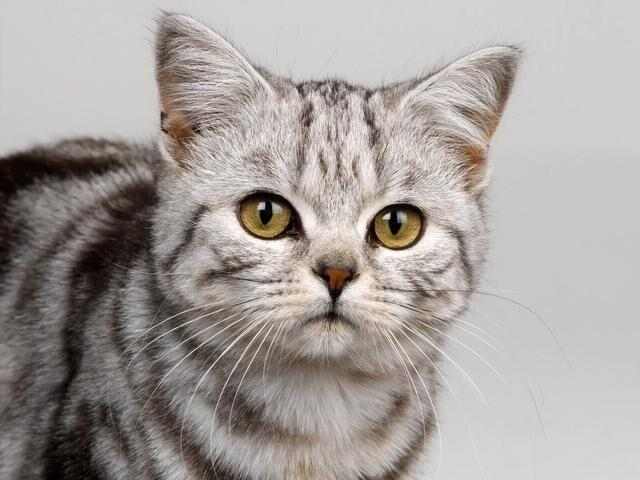
#> input picture cat.jpeg, 640 x 480 px
$ jupyter execute '03.图像的算数运算和位运算.ipynb'
#> lines starting #> are read from the running program, lines starting #| are printed output that depends on the picture; long printed decimals are rounded
[cell 1]
import cv2
import numpy as np

### 图片加法

[cell 2]
cat = cv2.imread('cat.jpeg')
#> cat is the input picture: shape (480, 640, 3); mean B, G, R 156.1, 159.8, 165.8
dog = cv2.imread('dog.png')
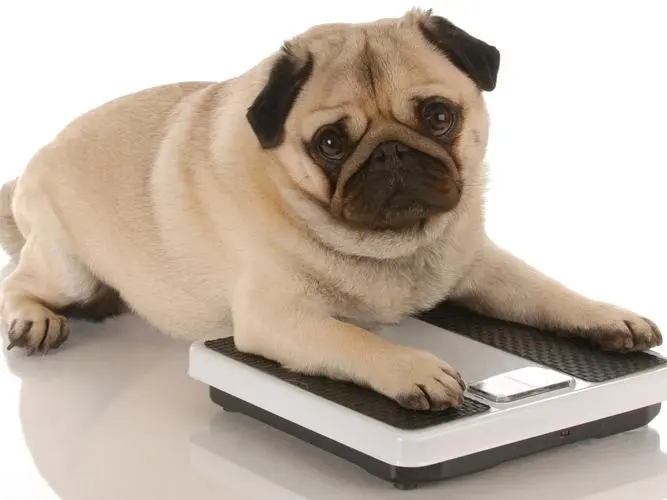
#> input picture dog.png, 667 x 500 px
#> dog is the input picture: shape (500, 667, 3); mean B, G, R 164.5, 177.4, 190.7

print(cat.shape, dog.shape)
#| (480, 640, 3) (500, 667, 3)

[cell 3]
# 从狗里面切出猫的大小
dog = dog[0:480,0:640,:]
#> dog: shape (480, 640, 3)
cv2.imshow('dog', dog)
cv2.waitKey(0)
cv2.destroyAllWindows()

[cell 4]
cat_and_dog = cv2.add(cat, dog)
# add: 按位置相加，超过255就取255
cv2.imshow('cat_and_dog', cat_and_dog)
cv2.waitKey(0)
cv2.destroyAllWindows()

[cell 5]
# 图片可以对单个数字运算,超出255会被截断，取余%255（减去255）
dog += 100
cv2.imshow('dog', dog)
cv2.waitKey(0)
cv2.destroyAllWindows()

### 减法
剪完后小于0，置于0

[cell 6]
new_img = cv2.subtract(cat, dog)
cv2.imshow('subtract', new_img)
cv2.waitKey(0)
cv2.destroyAllWindows()

### 乘法除法

[cell 7]
new_img = cv2.multiply(cat, dog)
cv2.imshow('multiply', new_img)
cv2.waitKey(0)
cv2.destroyAllWindows()

new_img = cv2.divide(cat, dog)
cv2.imshow('divide', new_img)
cv2.waitKey(0)
cv2.destroyAllWindows()

### 图像的融合
不是简单的加法，而是线性的运算

+ cv2.addWeighted(src, alpha, sr2, beta, gamma)

new_img = img1 * w1 + img2 * w2 + bias

[cell 8]
cat = cv2.imread('cat.jpeg')
dog = cv2.imread('dog.png')
dog = dog[0:480,0:640,:]
new_img = cv2.addWeighted(cat,0.3, dog,0.7, 10)
cv2.imshow('addWeighted', new_img)
cv2.waitKey(0)
cv2.destroyAllWindows()

### 逻辑运算（与、非、异或、或）
对应位置运算

[cell 9]
cat = cv2.imread('cat.jpeg')
dog = cv2.imread('dog.png')
dog = dog[0:480,0:640,:]

# 变成二进制再运算
print(204 & 213, 204 ^ 213)
print('注意：在opencv中，0取反是255，与python中不同', ~255)

# 非操作：相当于 255 - image
cat_not = cv2.bitwise_not(cat)
cv2.imshow('cat_not and cat', np.hstack((cat_not, cat)))
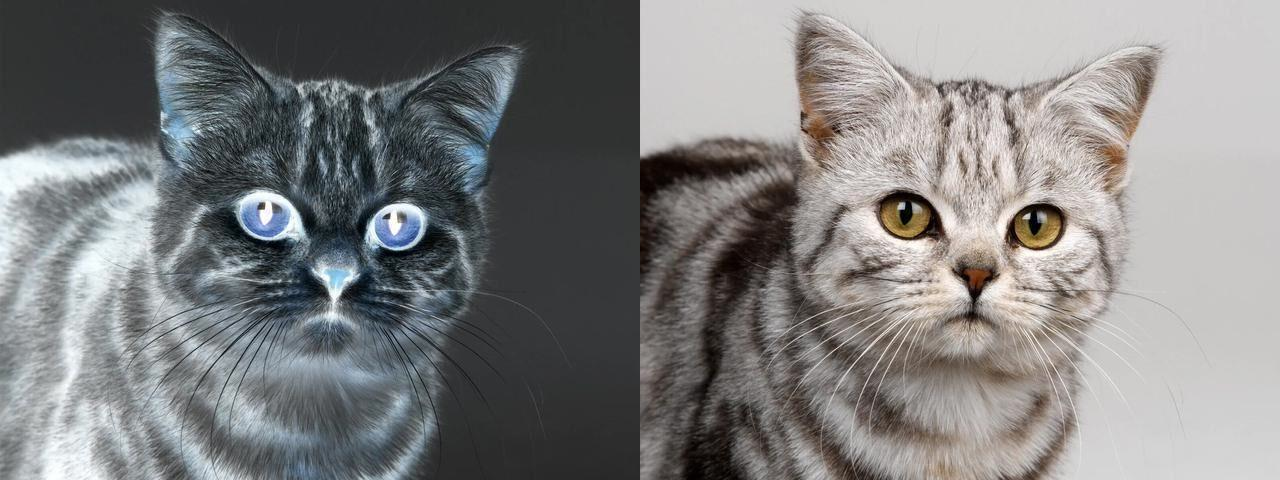
#> window 'cat_not and cat': shape (480, 1280, 3); mean B, G, R 127.5, 127.5, 127.5
cv2.waitKey(0)
cv2.destroyAllWindows()

# 与操作：比较黑的留下来了
cat_and_dog = cv2.bitwise_and(cat, dog)
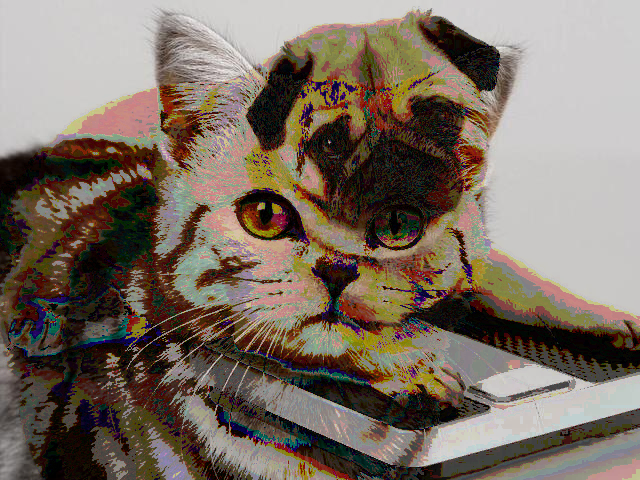
#> cat_and_dog: shape (480, 640, 3); mean B, G, R 99.5, 111.3, 124
cv2.imshow('cat_and_dog', cat_and_dog)
cv2.waitKey(0)
cv2.destroyAllWindows()

# 异或操作，
cat_xor_dog = cv2.bitwise_xor(cat, dog)
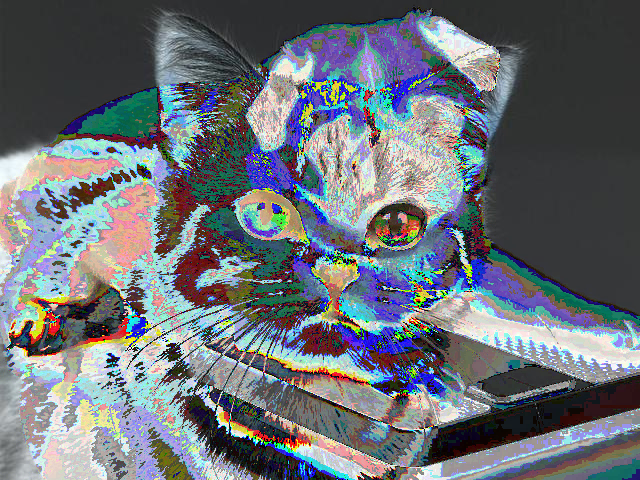
#> cat_xor_dog: shape (480, 640, 3); mean B, G, R 118.4, 112, 106.5
cv2.imshow('cat_xor_dog', cat_xor_dog)
cv2.waitKey(0)
cv2.destroyAllWindows()

# 或操作：整体数字变大了，也就是变白了
cat_or_dog = cv2.bitwise_or(cat, dog)
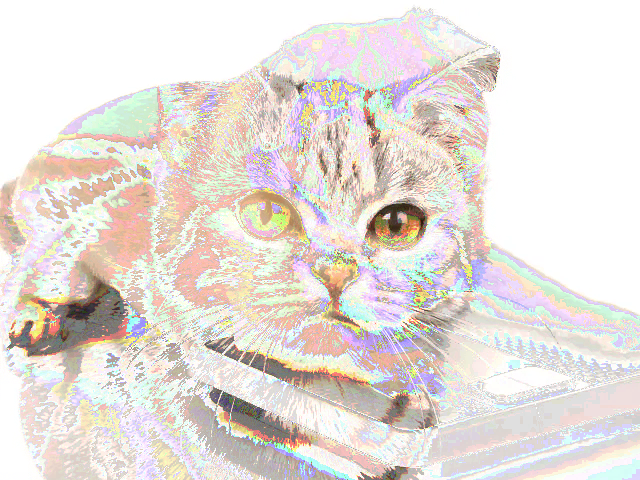
#> cat_or_dog: shape (480, 640, 3); mean B, G, R 217.9, 223.3, 230.5
cv2.imshow('cat_or_dog', cat_or_dog)
cv2.waitKey(0)
cv2.destroyAllWindows()

### 图像的放大与缩小
+ resize(src:要缩放的图片, dsize:缩放之后的图片大小，元组列表都可表示, dst:可选，缩放之后的输出图片，fx,fy:xy的缩放比，interpolation:插值算法)
    + INTER_NEAREST: 邻近插值
    + INTER_LINEAR: 双线性插值（原图4个点插值）,默认
    + INTER_CUBIC: 三次插值（原图16个值）
    + INTER_AREA: 区域插值，效果最好，时间最长

[cell 10]
cat = cv2.imread('cat.jpeg')
dog = cv2.imread('dog.png')
print('行与列：',cat.shape, dog.shape,'对应图片的高度与宽度')
#| 行与列： (480, 640, 3) (500, 667, 3) 对应图片的高度与宽度
new_cat = cv2.resize(cat, dsize=(667, 500), interpolation=cv2.INTER_NEAREST)
cv2.imshow('resize and dog', np.hstack((new_cat, dog)))
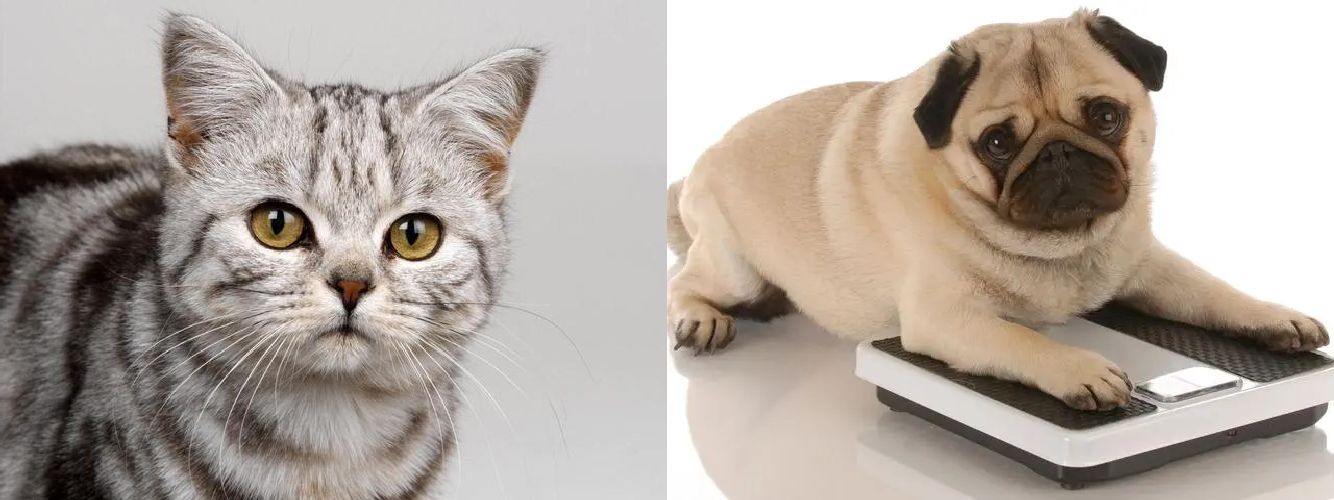
#> window 'resize and dog': shape (500, 1334, 3); mean B, G, R 160.3, 168.6, 178.3
cv2.waitKey(0)
cv2.destroyAllWindows()

[cell 11]
# 按照xy轴缩放,dst=None, 并且fx,fy要写名称参数
new_dog = cv2.resize(dog, dsize=None, fx=0.5, fy=0.1)
cv2.imshow('resize and dog', new_dog)
cv2.waitKey(0)
cv2.destroyAllWindows()

### 添加自己的小logo

[cell 12]
logo = np.zeros((200,200,3),dtype=np.uint8)
logo[20:120,20:120]=[0,0,255]
logo[80:180,80:180]=[0,255,0]
# cv2.imshow('logo', logo)
# cv2.waitKey(0)
# cv2.destroyAllWindows()

# 利用掩码
mask = np.zeros((200,200), dtype=np.uint8)
# 白色与任何东西与都是白色
mask[20:120,20:120]=255
mask[80:180,80:180]=255
m = cv2.bitwise_not(mask)

# 浅拷贝
roi = dog[0:200, 0:200]
# 自己与roi自己还是自己，结果再mask，如果与的结果是True返回原图的像素，否则返回0
tmp = cv2.bitwise_and(roi, roi, mask=m)
# cv2.imshow('tmp', tmp)

dst = cv2.add(tmp, logo)
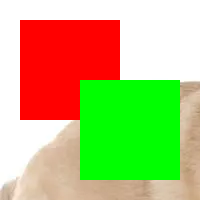
#> dst: shape (200, 200, 3); mean B, G, R 117.5, 186.8, 182.1
# cv2.imshow('dst', dst)
# 在dog上还原
dog[0:200, 0:200] =dst
#> dog: shape (500, 667, 3)
cv2.imshow('logo dog', dog)
cv2.waitKey(0)
cv2.destroyAllWindows()

### 图像的翻转
+ cv2.flip(src, flipCode)
    + flipCode=0:上下翻转
    + flipCode>0:左右翻转
    + flip<0: 上下左右翻转

[cell 13]
dog = cv2.imread('dog.png')
new_dog = cv2.flip(dog, flipCode=0)
#> new_dog: shape (500, 667, 3)
cv2.imshow('flipCode=0 up down', new_dog)
cv2.waitKey(0)
cv2.destroyAllWindows()

### 图像的旋转
+ cv2.rotate(img, rotateCode)
    + ROTATE_90_CLOCKWISE：顺时针90度
    + ROTATE_180
    + ROTATE_90_COUNTERCLOCKWISE:逆时针90度

[cell 14]
dog = cv2.imread('dog.png')
new_dog = cv2.rotate(dog, rotateCode=cv2.ROTATE_90_CLOCKWISE)
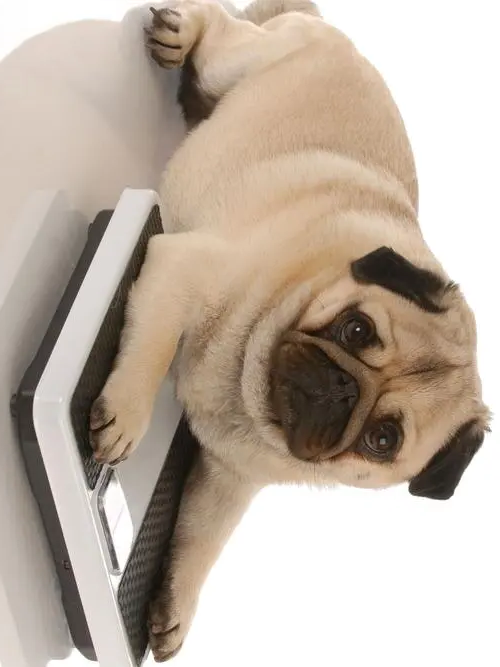
#> new_dog: shape (667, 500, 3); mean B, G, R 164.5, 177.4, 190.7
cv2.imshow('ROTATE_90_CLOCKWISE', new_dog)
cv2.waitKey(0)
cv2.destroyAllWindows()

### 仿射变换
旋转、缩放、平移
之平移
+ cv2.warpAffine(src,M,dsize,flags,mode,value)
    +  M 变换矩阵
    + flag：与resize的插值一致
    + mode：边界外推法标志
    + value：填充边界值

平移矩阵

（下面的1无所谓，只是为了成为1×1的矩阵）

[cell 15]
dog = cv2.imread('dog.png')
h, w, ch = dog.shape
#> h = 500; w = 667; ch = 3

# tx=100往右边移动200个元素
# 注意M 不需要与img同shape
M = np.float32([[1, 0, 200], [0, 1, 0]])
# opencv中先w，再w
new = cv2.warpAffine(dog, M, (w,h))
cv2.imshow('new', new)
cv2.waitKey(0)
cv2.destroyAllWindows()

### 获取opencv提供的变换矩阵

+ cv2.getRotationMatrix2D(center,angle,scale)

[cell 16]
dog = cv2.imread('dog.png')
h, w, ch = dog.shape

M = cv2.getRotationMatrix2D((100,100),45,0.5)
new = cv2.warpAffine(dog, M, (w,h))
cv2.imshow('new', new)
cv2.waitKey(0)
cv2.destroyAllWindows()

# 以图像中心旋转
M = cv2.getRotationMatrix2D((w/2,h/2),45,.5)
new = cv2.warpAffine(dog, M, (w,h))
cv2.imshow('new', new)
cv2.waitKey(0)
cv2.destroyAllWindows()
print(M)
#| [[  0.3536   0.3536 127.202]
#|  [ -0.3536   0.3536 279.522]]
print(new.shape, M.shape)
#| (500, 667, 3) (2, 3)

### 通过三个点确定变换矩阵

[cell 17]
dog = cv2.imread('dog.png')
h, w, ch = dog.shape
# 需要原始图片三个点坐标和变换之后三个对应的坐标
src = np.float32([[250,100],[100,50],[200,100]])
dst = np.float32([[100,150],[360,100],[280,100]])
M = cv2.getAffineTransform(src,dst)
new = cv2.warpAffine(dog, M, (w,h))
cv2.imshow('new', new)
cv2.waitKey(0)
cv2.destroyAllWindows()
print(M)
print(new.shape, M.shape)
#| (500, 667, 3) (2, 3)

### 透视变换
透视变换就是把一种坐标系变换成另一种坐标系。简单说就是把一张斜的图变正

+ warpPerspective(img,M,dsize)
+ 对于透视变换来说，M是一个3 $\times$ 3的矩阵
+ getPerspectiveTransform(src,dst)获取透视变换的矩阵，需要4个点即图片的4个角

[cell 18]
img = cv2.imread('123.png')
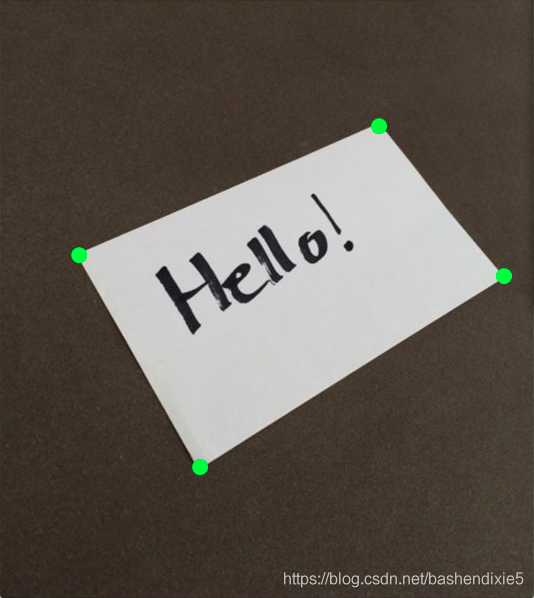
#> input picture 123.png, 534 x 598 px
#> img is the input picture: shape (598, 534, 3); mean B, G, R 80.9, 89.2, 96.8


h, w, ch = img.shape
#> h = 598; w = 534
print(h, w, ch)
#| 598 534 3
# 利用画图软件获取透视变化顶点坐标，这里按照的左上->右上->左下->右下
src = np.float32([[79,250], [381,124],[199,468], [509,274]])
# # src 是原图的4个点坐标
# src = np.float32([[0,0], [0,w],[0,h], [w,h]])
dst = np.float32([[0,0], [0,200], [0,300], [200,300]])
M = cv2.getPerspectiveTransform(src=src,dst=dst)
print(type(M), M.dtype, M.shape, M)

# warp变换 Affine 仿射

# img = cv2.warpAffine(img,M,dsize=(509,274))不要用错，透视不是这一个
new = cv2.warpPerspective(img, M, dsize=(w,h), flags=cv2.INTER_NEAREST)
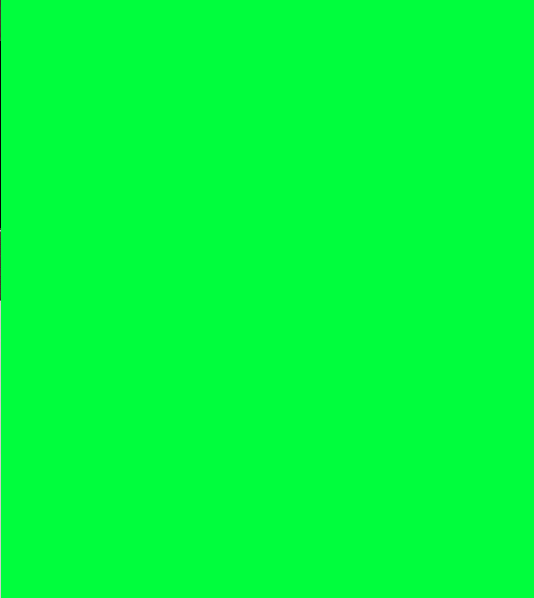
#> new: shape (598, 534, 3); mean B, G, R 61.1, 253.7, 0.2
cv2.imshow('img', img)
cv2.imshow('new', new)

cv2.waitKey(0)
cv2.destroyAllWindows()
